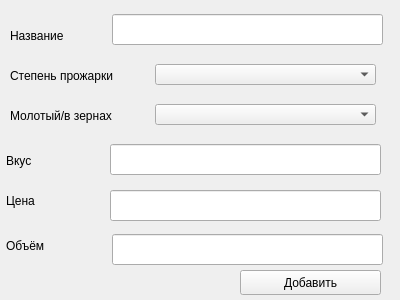
<?xml version="1.0" encoding="UTF-8"?>
<ui version="4.0">
 <class>Form</class>
 <widget class="QWidget" name="Form">
  <property name="geometry">
   <rect>
    <x>0</x>
    <y>0</y>
    <width>400</width>
    <height>300</height>
   </rect>
  </property>
  <property name="windowTitle">
   <string>Form</string>
  </property>
  <widget class="QLabel" name="name_lbl">
   <property name="geometry">
    <rect>
     <x>10</x>
     <y>20</y>
     <width>101</width>
     <height>31</height>
    </rect>
   </property>
   <property name="text">
    <string>Название</string>
   </property>
  </widget>
  <widget class="QLabel" name="roast_lbl">
   <property name="geometry">
    <rect>
     <x>10</x>
     <y>60</y>
     <width>131</width>
     <height>31</height>
    </rect>
   </property>
   <property name="text">
    <string>Степень прожарки</string>
   </property>
  </widget>
  <widget class="QLabel" name="typ_lbl_2">
   <property name="geometry">
    <rect>
     <x>10</x>
     <y>100</y>
     <width>141</width>
     <height>31</height>
    </rect>
   </property>
   <property name="text">
    <string>Молотый/в зернах</string>
   </property>
  </widget>
  <widget class="QLabel" name="taste_lbl">
   <property name="geometry">
    <rect>
     <x>6</x>
     <y>140</y>
     <width>101</width>
     <height>41</height>
    </rect>
   </property>
   <property name="text">
    <string>Вкус</string>
   </property>
  </widget>
  <widget class="QLabel" name="coast_lbl">
   <property name="geometry">
    <rect>
     <x>6</x>
     <y>190</y>
     <width>101</width>
     <height>21</height>
    </rect>
   </property>
   <property name="text">
    <string>Цена</string>
   </property>
  </widget>
  <widget class="QLabel" name="vol_lbl">
   <property name="geometry">
    <rect>
     <x>6</x>
     <y>230</y>
     <width>121</width>
     <height>31</height>
    </rect>
   </property>
   <property name="text">
    <string>Объём</string>
   </property>
  </widget>
  <widget class="QLabel" name="error_lbl">
   <property name="geometry">
    <rect>
     <x>16</x>
     <y>270</y>
     <width>241</width>
     <height>21</height>
    </rect>
   </property>
   <property name="text">
    <string/>
   </property>
  </widget>
  <widget class="QLineEdit" name="namele">
   <property name="geometry">
    <rect>
     <x>112</x>
     <y>14</y>
     <width>271</width>
     <height>31</height>
    </rect>
   </property>
  </widget>
  <widget class="QLineEdit" name="coastle">
   <property name="geometry">
    <rect>
     <x>110</x>
     <y>190</y>
     <width>271</width>
     <height>31</height>
    </rect>
   </property>
  </widget>
  <widget class="QLineEdit" name="tastele">
   <property name="geometry">
    <rect>
     <x>110</x>
     <y>144</y>
     <width>271</width>
     <height>31</height>
    </rect>
   </property>
  </widget>
  <widget class="QLineEdit" name="volle">
   <property name="geometry">
    <rect>
     <x>112</x>
     <y>234</y>
     <width>271</width>
     <height>31</height>
    </rect>
   </property>
  </widget>
  <widget class="QComboBox" name="roastbox">
   <property name="geometry">
    <rect>
     <x>155</x>
     <y>64</y>
     <width>221</width>
     <height>21</height>
    </rect>
   </property>
  </widget>
  <widget class="QComboBox" name="typbox">
   <property name="geometry">
    <rect>
     <x>155</x>
     <y>104</y>
     <width>221</width>
     <height>21</height>
    </rect>
   </property>
  </widget>
  <widget class="QPushButton" name="pushButton">
   <property name="geometry">
    <rect>
     <x>240</x>
     <y>270</y>
     <width>141</width>
     <height>25</height>
    </rect>
   </property>
   <property name="text">
    <string>Добавить</string>
   </property>
  </widget>
 </widget>
 <resources/>
 <connections/>
</ui>
